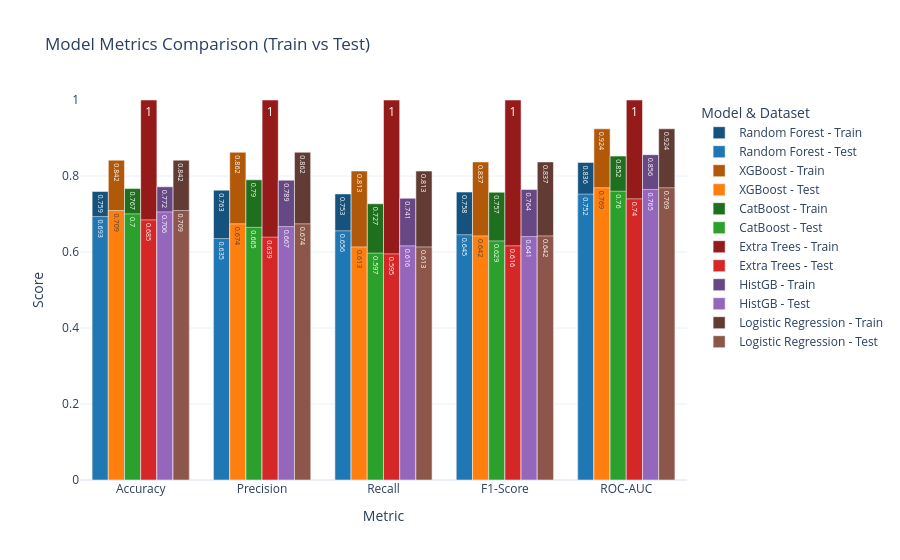

Notebook cell for this chart:
### Code cell
import plotly.graph_objects as go
import pandas as pd

# Prepare data
plot_data = []
for model_name, metrics_dict in all_metrics.items():
    for dataset in ['Train', 'Test']:
        metric_values = metrics_dict[dataset]
        plot_data.append({
            'Model': model_name,
            'Dataset': dataset,
            'Accuracy': metric_values['accuracy'],
            'Precision': metric_values['precision'],
            'Recall': metric_values['recall'],
            'F1-Score': metric_values['f1_score'],
            'ROC-AUC': metric_values['roc_auc']
        })

df_plot = pd.DataFrame(plot_data)
df_long = pd.melt(df_plot, id_vars=['Model','Dataset'], 
                  value_vars=['Accuracy','Precision','Recall','F1-Score','ROC-AUC'],
                  var_name='Metric', value_name='Score')

# Assign a unique base color per model
base_colors = {
    'Random Forest': '#1f77b4',
    'XGBoost': '#ff7f0e',
    'CatBoost': '#2ca02c',
    'Extra Trees': '#d62728',
    'HistGB': '#9467bd',
    'Logistic Regression': '#8c564b'
}

# Function to slightly darken/lighten color for Train/Test
def shade_color(hex_color, factor=0.7):
    import matplotlib.colors as mcolors
    rgb = mcolors.hex2color(hex_color)
    shaded = [min(max(c*factor, 0), 1) for c in rgb]
    return f'rgb({int(shaded[0]*255)},{int(shaded[1]*255)},{int(shaded[2]*255)})'

# Create grouped bar chart
fig = go.Figure()

for model in df_long['Model'].unique():
    df_model = df_long[df_long['Model']==model]
    for dataset in ['Train','Test']:
        df_subset = df_model[df_model['Dataset']==dataset]
        # Train = darker shade, Test = lighter shade
        color = shade_color(base_colors[model], factor=0.7 if dataset=='Train' else 1)
        fig.add_trace(go.Bar(
            x=df_subset['Metric'],
            y=df_subset['Score'],
            name=f'{model} - {dataset}',
            marker_color=color,
            text=df_subset['Score'].round(3),
            textposition='auto',
            offsetgroup=model
        ))

fig.update_layout(
    title='Model Metrics Comparison (Train vs Test)',
    barmode='group',
    xaxis=dict(title='Metric'),
    yaxis=dict(title='Score', range=[0,1]),
    legend_title='Model & Dataset',
    template='plotly_white'
)

fig.show()

### Figure 1 — Plotly figure (JSON) as saved in the notebook; plotly's stock layout.template omitted (floating-point values rounded to 4 significant figures)
{"data": [{"marker": {"color": "rgb(21,83,126)"}, "name": "Random Forest - Train", "offsetgroup": "Random Forest", "text": [0.759, 0.763, 0.753, 0.758, 0.836], "textposition": "auto", "type": "bar", "x": ["Accuracy", "Precision", "Recall", "F1-Score", "ROC-AUC"], "y": [0.7593, 0.7627, 0.7528, 0.7577, 0.8358]}, {"marker": {"color": "rgb(31,119,180)"}, "name": "Random Forest - Test", "offsetgroup": "Random Forest", "text": [0.693, 0.635, 0.656, 0.645, 0.752], "textposition": "auto", "type": "bar", "x": ["Accuracy", "Precision", "Recall", "F1-Score", "ROC-AUC"], "y": [0.6932, 0.6354, 0.6558, 0.6454, 0.7522]}, {"marker": {"color": "rgb(178,88,9)"}, "name": "XGBoost - Train", "offsetgroup": "XGBoost", "text": [0.842, 0.862, 0.813, 0.837, 0.924], "textposition": "auto", "type": "bar", "x": ["Accuracy", "Precision", "Recall", "F1-Score", "ROC-AUC"], "y": [0.8416, 0.8624, 0.813, 0.837, 0.9242]}, {"marker": {"color": "rgb(255,127,14)"}, "name": "XGBoost - Test", "offsetgroup": "XGBoost", "text": [0.709, 0.674, 0.613, 0.642, 0.769], "textposition": "auto", "type": "bar", "x": ["Accuracy", "Precision", "Recall", "F1-Score", "ROC-AUC"], "y": [0.7092, 0.6742, 0.6134, 0.6423, 0.769]}, {"marker": {"color": "rgb(30,111,30)"}, "name": "CatBoost - Train", "offsetgroup": "CatBoost", "text": [0.767, 0.79, 0.727, 0.757, 0.852], "textposition": "auto", "type": "bar", "x": ["Accuracy", "Precision", "Recall", "F1-Score", "ROC-AUC"], "y": [0.7669, 0.79, 0.7269, 0.7572, 0.8523]}, {"marker": {"color": "rgb(44,160,44)"}, "name": "CatBoost - Test", "offsetgroup": "CatBoost", "text": [0.7, 0.665, 0.597, 0.629, 0.76], "textposition": "auto", "type": "bar", "x": ["Accuracy", "Precision", "Recall", "F1-Score", "ROC-AUC"], "y": [0.7003, 0.6648, 0.5971, 0.6291, 0.7598]}, {"marker": {"color": "rgb(149,27,27)"}, "name": "Extra Trees - Train", "offsetgroup": "Extra Trees", "text": [1.0, 1.0, 1.0, 1.0, 1.0], "textposition": "auto", "type": "bar", "x": ["Accuracy", "Precision", "Recall", "F1-Score", "ROC-AUC"], "y": [1.0, 1.0, 1.0, 1.0, 1.0]}, {"marker": {"color": "rgb(214,39,40)"}, "name": "Extra Trees - Test", "offsetgroup": "Extra Trees", "text": [0.685, 0.639, 0.595, 0.616, 0.74], "textposition": "auto", "type": "bar", "x": ["Accuracy", "Precision", "Recall", "F1-Score", "ROC-AUC"], "y": [0.6845, 0.639, 0.5951, 0.6163, 0.74]}, {"marker": {"color": "rgb(103,72,132)"}, "name": "HistGB - Train", "offsetgroup": "HistGB", "text": [0.772, 0.789, 0.741, 0.764, 0.856], "textposition": "auto", "type": "bar", "x": ["Accuracy", "Precision", "Recall", "F1-Score", "ROC-AUC"], "y": [0.7715, 0.789, 0.7413, 0.7644, 0.8561]}, {"marker": {"color": "rgb(148,103,189)"}, "name": "HistGB - Test", "offsetgroup": "HistGB", "text": [0.706, 0.667, 0.616, 0.641, 0.765], "textposition": "auto", "type": "bar", "x": ["Accuracy", "Precision", "Recall", "F1-Score", "ROC-AUC"], "y": [0.7055, 0.6668, 0.6162, 0.6405, 0.7645]}, {"marker": {"color": "rgb(98,60,52)"}, "name": "Logistic Regression - Train", "offsetgroup": "Logistic Regression", "text": [0.842, 0.862, 0.813, 0.837, 0.924], "textposition": "auto", "type": "bar", "x": ["Accuracy", "Precision", "Recall", "F1-Score", "ROC-AUC"], "y": [0.8416, 0.8624, 0.813, 0.837, 0.9242]}, {"marker": {"color": "rgb(140,86,75)"}, "name": "Logistic Regression - Test", "offsetgroup": "Logistic Regression", "text": [0.709, 0.674, 0.613, 0.642, 0.769], "textposition": "auto", "type": "bar", "x": ["Accuracy", "Precision", "Recall", "F1-Score", "ROC-AUC"], "y": [0.7092, 0.6742, 0.6134, 0.6423, 0.769]}], "layout": {"barmode": "group", "legend": {"title": {"text": "Model & Dataset"}}, "title": {"text": "Model Metrics Comparison (Train vs Test)"}, "xaxis": {"title": {"text": "Metric"}}, "yaxis": {"range": [0, 1], "title": {"text": "Score"}}}}
